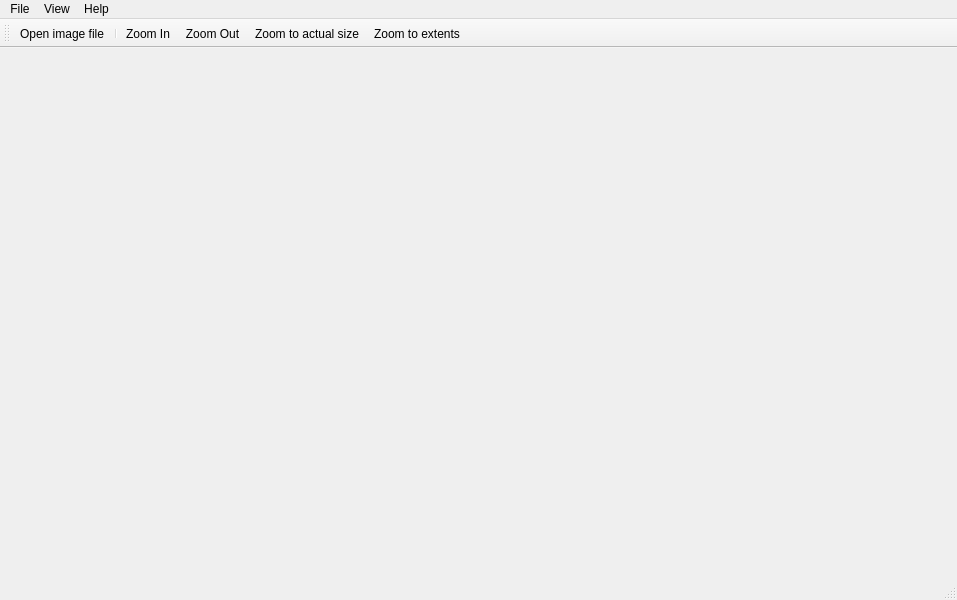
<?xml version="1.0" encoding="UTF-8"?>
<ui version="4.0">
 <class>MainWindow</class>
 <widget class="QMainWindow" name="MainWindow">
  <property name="geometry">
   <rect>
    <x>0</x>
    <y>0</y>
    <width>957</width>
    <height>600</height>
   </rect>
  </property>
  <property name="windowTitle">
   <string>Image Viewer</string>
  </property>
  <property name="windowIcon">
   <iconset resource="res.qrc">
    <normaloff>:/main/icon/main.png</normaloff>:/main/icon/main.png</iconset>
  </property>
  <widget class="QWidget" name="canvas_area">
   <layout class="QGridLayout" name="gridLayout_2">
    <item row="0" column="0">
     <layout class="QGridLayout" name="layout_canvas"/>
    </item>
   </layout>
  </widget>
  <widget class="QMenuBar" name="menubar">
   <property name="geometry">
    <rect>
     <x>0</x>
     <y>0</y>
     <width>957</width>
     <height>38</height>
    </rect>
   </property>
   <widget class="QMenu" name="menuFile">
    <property name="title">
     <string>File</string>
    </property>
    <addaction name="action_open"/>
    <addaction name="separator"/>
    <addaction name="action_exit"/>
   </widget>
   <widget class="QMenu" name="menuHelp">
    <property name="title">
     <string>Help</string>
    </property>
   </widget>
   <widget class="QMenu" name="menuView">
    <property name="title">
     <string>View</string>
    </property>
   </widget>
   <addaction name="menuFile"/>
   <addaction name="menuView"/>
   <addaction name="menuHelp"/>
  </widget>
  <widget class="QStatusBar" name="statusbar"/>
  <widget class="QToolBar" name="toolBar">
   <property name="windowTitle">
    <string>toolBar</string>
   </property>
   <attribute name="toolBarArea">
    <enum>TopToolBarArea</enum>
   </attribute>
   <attribute name="toolBarBreak">
    <bool>false</bool>
   </attribute>
   <addaction name="action_openFile"/>
   <addaction name="separator"/>
   <addaction name="action_zoomIn"/>
   <addaction name="action_zoomOut"/>
   <addaction name="action_zoomToActualSize"/>
   <addaction name="action_zoomToExtents"/>
  </widget>
  <action name="action_open">
   <property name="text">
    <string>Open</string>
   </property>
  </action>
  <action name="action_exit">
   <property name="text">
    <string>Exit</string>
   </property>
  </action>
  <action name="action_zoomIn">
   <property name="icon">
    <iconset resource="res.qrc">
     <normaloff>:/zoom/icon/zoom_in.png</normaloff>:/zoom/icon/zoom_in.png</iconset>
   </property>
   <property name="text">
    <string>Zoom In</string>
   </property>
   <property name="toolTip">
    <string>Zoom In</string>
   </property>
  </action>
  <action name="action_zoomOut">
   <property name="icon">
    <iconset resource="res.qrc">
     <normaloff>:/zoom/icon/zoom_out.png</normaloff>:/zoom/icon/zoom_out.png</iconset>
   </property>
   <property name="text">
    <string>Zoom Out</string>
   </property>
   <property name="toolTip">
    <string>Zoom Out</string>
   </property>
  </action>
  <action name="action_zoomToActualSize">
   <property name="icon">
    <iconset resource="res.qrc">
     <normaloff>:/zoom/icon/zoom_to_actual_size.png</normaloff>:/zoom/icon/zoom_to_actual_size.png</iconset>
   </property>
   <property name="text">
    <string>Zoom to actual size</string>
   </property>
   <property name="toolTip">
    <string>Zoom to actual size</string>
   </property>
  </action>
  <action name="action_zoomToExtents">
   <property name="icon">
    <iconset resource="res.qrc">
     <normaloff>:/zoom/icon/zoom_to_extents.png</normaloff>:/zoom/icon/zoom_to_extents.png</iconset>
   </property>
   <property name="text">
    <string>Zoom to extents</string>
   </property>
   <property name="toolTip">
    <string>Zoom to extents</string>
   </property>
  </action>
  <action name="action_openFile">
   <property name="icon">
    <iconset resource="res.qrc">
     <normaloff>:/file/icon/open_image.png</normaloff>:/file/icon/open_image.png</iconset>
   </property>
   <property name="text">
    <string>Open image file</string>
   </property>
   <property name="toolTip">
    <string>Open image file</string>
   </property>
  </action>
 </widget>
 <resources>
  <include location="res.qrc"/>
 </resources>
 <connections/>
</ui>
